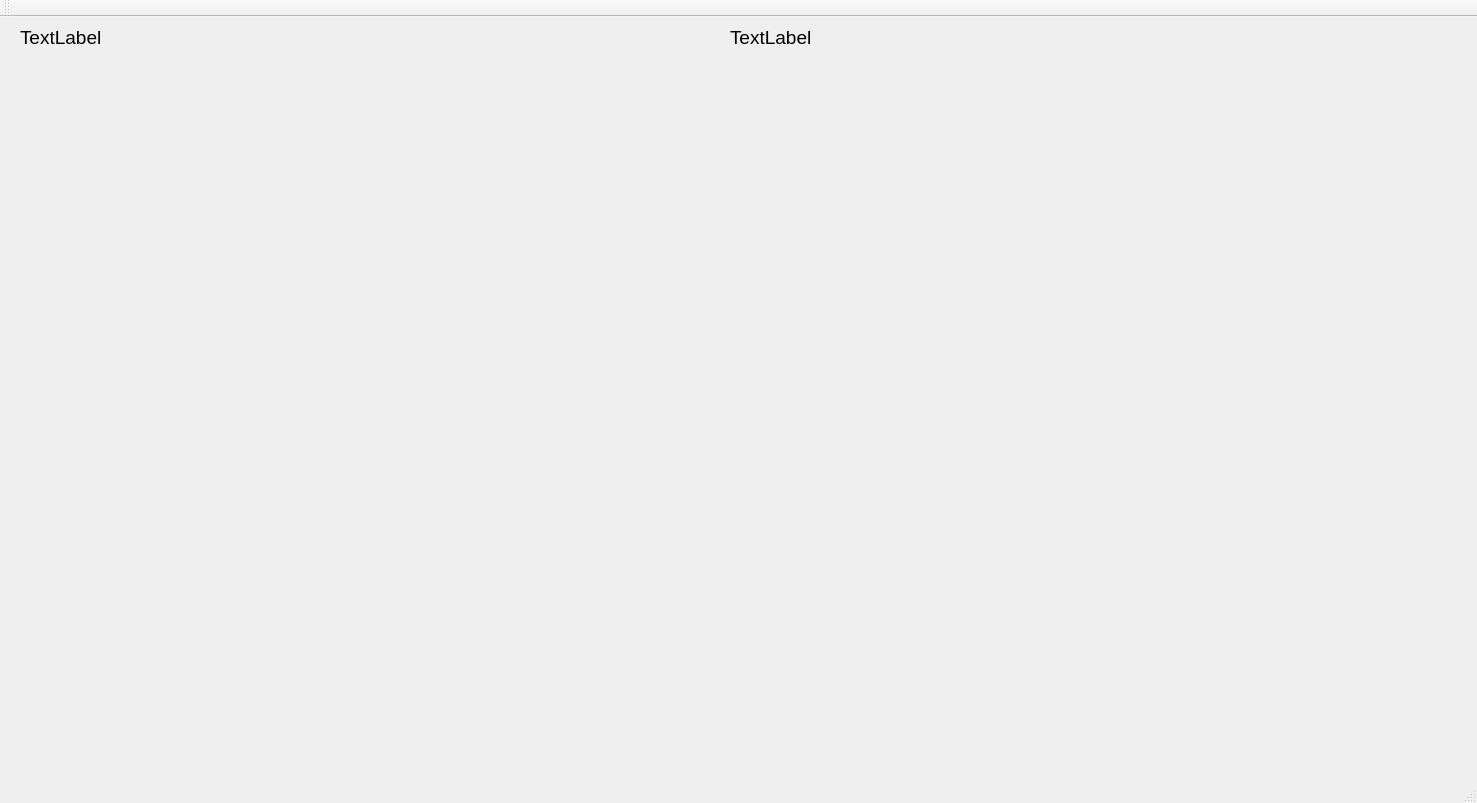
<?xml version="1.0" encoding="UTF-8"?>
<ui version="4.0">
 <class>BGNoiseClass</class>
 <widget class="QMainWindow" name="BGNoiseClass">
  <property name="geometry">
   <rect>
    <x>0</x>
    <y>0</y>
    <width>1477</width>
    <height>803</height>
   </rect>
  </property>
  <property name="font">
   <font>
    <pointsize>14</pointsize>
   </font>
  </property>
  <property name="windowTitle">
   <string>BGNoise</string>
  </property>
  <widget class="QWidget" name="centralWidget">
   <widget class="QCustomPlot" name="plot1" native="true">
    <property name="geometry">
     <rect>
      <x>20</x>
      <y>30</y>
      <width>700</width>
      <height>700</height>
     </rect>
    </property>
   </widget>
   <widget class="QCustomPlot" name="plot2" native="true">
    <property name="geometry">
     <rect>
      <x>730</x>
      <y>30</y>
      <width>700</width>
      <height>700</height>
     </rect>
    </property>
   </widget>
   <widget class="QLabel" name="label2">
    <property name="geometry">
     <rect>
      <x>730</x>
      <y>10</y>
      <width>131</width>
      <height>21</height>
     </rect>
    </property>
    <property name="font">
     <font>
      <pointsize>14</pointsize>
     </font>
    </property>
    <property name="text">
     <string>TextLabel</string>
    </property>
   </widget>
   <widget class="QLabel" name="label1">
    <property name="geometry">
     <rect>
      <x>20</x>
      <y>10</y>
      <width>111</width>
      <height>21</height>
     </rect>
    </property>
    <property name="text">
     <string>TextLabel</string>
    </property>
   </widget>
  </widget>
  <widget class="QMenuBar" name="menuBar">
   <property name="geometry">
    <rect>
     <x>0</x>
     <y>0</y>
     <width>1477</width>
     <height>23</height>
    </rect>
   </property>
  </widget>
  <widget class="QToolBar" name="mainToolBar">
   <attribute name="toolBarArea">
    <enum>TopToolBarArea</enum>
   </attribute>
   <attribute name="toolBarBreak">
    <bool>false</bool>
   </attribute>
  </widget>
  <widget class="QStatusBar" name="statusBar"/>
 </widget>
 <layoutdefault spacing="6" margin="11"/>
 <customwidgets>
  <customwidget>
   <class>QCustomPlot</class>
   <extends>QWidget</extends>
   <header location="global">qcustomplot.h</header>
   <container>1</container>
  </customwidget>
 </customwidgets>
 <resources>
  <include location="BGNoise.qrc"/>
 </resources>
 <connections/>
</ui>
